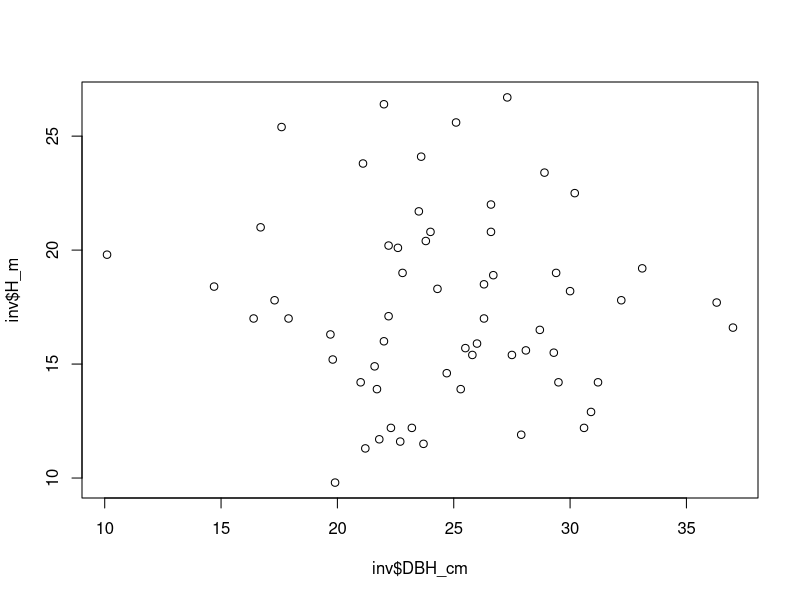
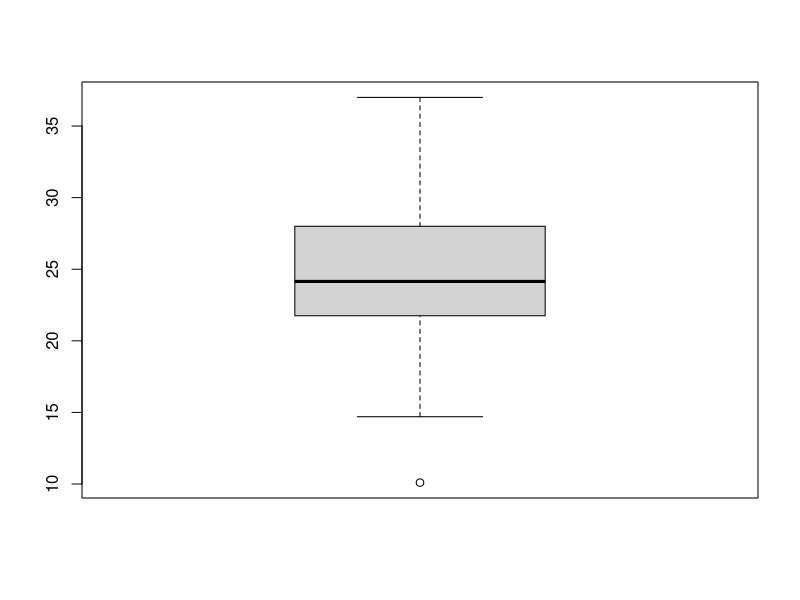
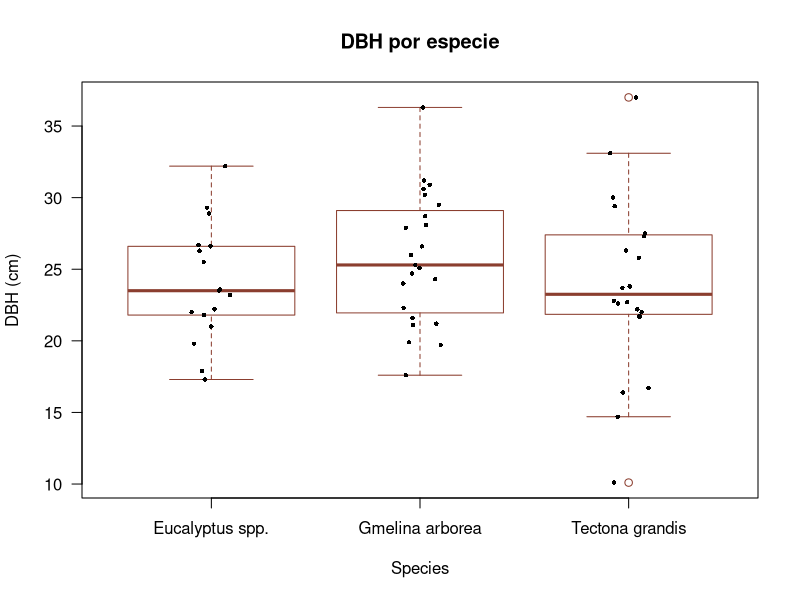
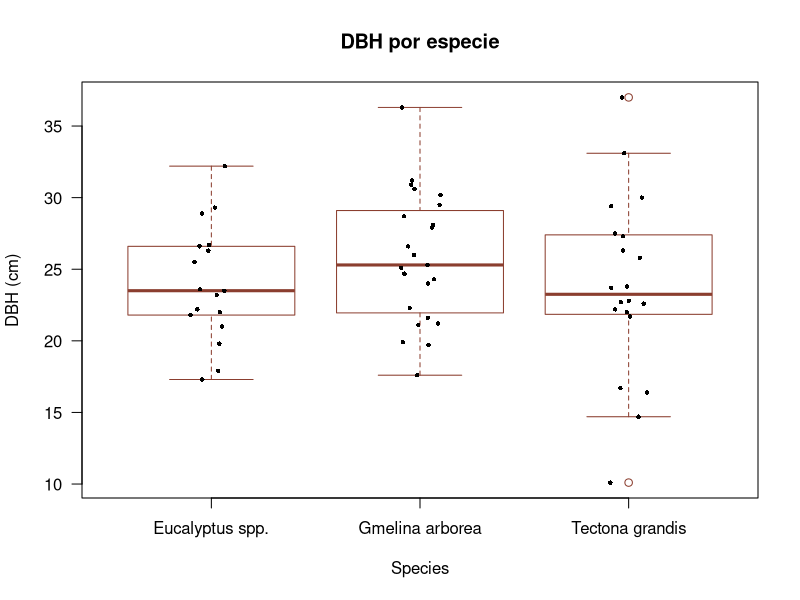

R code for these plots, in order:
############################################################
# Bioestadística con R (Forestal) — Funciones base 
# Objetivo: mostrar cómo crear, aplicar y reutilizar funciones
# usando ejemplos típicos de inventario y manejo forestal.
############################################################

# 0) Datos de ejemplo (inventario)

set.seed(123)

n <- 60

inv <- data.frame(
	Plot      = rep(paste0("P", 1:6), each = n/6),
	Species   = sample(c("Gmelina arborea", "Tectona grandis", "Eucalyptus spp."), n, replace = TRUE,
										 prob = c(0.40, 0.35, 0.25)),
	DBH_cm    = round(rnorm(n, mean = 24, sd = 6), 1),
	H_m       = round(rnorm(n, mean = 18, sd = 4), 1),
	Age_yr    = sample(4:12, n, replace = TRUE)
)

View(inv)
str(inv)
plot(inv$DBH_cm,inv$H_m)
boxplot(inv$DBH_cm)

boxplot(DBH_cm ~ Species, data = inv,				
				col = "white",
				border = "#8B3E2F",
				main = "DBH por especie",
				ylab = "DBH (cm)",
				las = 1)

stripchart(DBH_cm ~ Species, data = inv,
					 vertical = TRUE, method = "jitter",
					 pch = 16, cex = 0.6, add = TRUE)


# Evitar valores no realistas
inv$DBH_cm[inv$DBH_cm < 5] <- 10
inv$H_m[inv$H_m < 2] <- 5

boxplot(DBH_cm ~ Species, data = inv,				
				col = "white",
				border = "#8B3E2F",
				main = "DBH por especie",
				ylab = "DBH (cm)",
				las = 1)

stripchart(DBH_cm ~ Species, data = inv,
					 vertical = TRUE, method = "jitter",
					 pch = 16, cex = 0.6, add = TRUE)
# Simular mortalidad/ausencia (NA) en altura (p.ej., árbol quebrado)
inv$H_m[sample(1:n, size = 4)] <- NA

str(inv)
head(inv, 8)

# -----------------------------
# 1) Función: Validación de inventario (control de calidad)
# -----------------------------
qc_inventory <- function(df, dbh_col = "DBH_cm", h_col = "H_m") {
	if (!is.data.frame(df)) stop("df debe ser un data.frame.")
	if (!(dbh_col %in% names(df))) stop("No se encontró la columna de DAP (dbh_col).")
	if (!(h_col %in% names(df))) stop("No se encontró la columna de altura (h_col).")
	
	dbh <- df[[dbh_col]]
	h   <- df[[h_col]]
	
	issues <- list(
		n_rows          = nrow(df),
		missing_dbh     = sum(is.na(dbh)),
		missing_height  = sum(is.na(h)),
		nonpositive_dbh = sum(!is.na(dbh) & dbh <= 0),
		nonpositive_h   = sum(!is.na(h) & h <= 0),
		extreme_dbh     = sum(!is.na(dbh) & (dbh < 5 | dbh > 120)),
		extreme_h       = sum(!is.na(h) & (h < 2 | h > 70))
	)
	
	# Registros potencialmente problemáticos
	flag <- rep(FALSE, nrow(df))
	flag <- flag | is.na(dbh) | is.na(h)
	flag <- flag | (!is.na(dbh) & (dbh <= 0 | dbh < 5 | dbh > 120))
	flag <- flag | (!is.na(h)   & (h   <= 0 | h   < 2 | h   > 70))
	
	list(summary = issues, flagged_rows = df[flag, , drop = FALSE])
}

qc <- qc_inventory(inv)
qc$summary
qc$flagged_rows

# -----------------------------
# 2) Función: Área basal individual y total
#    g = pi * (dbh_m^2) / 4   [m^2 por árbol]
# -----------------------------
basal_area <- function(dbh_cm) {
	if (!is.numeric(dbh_cm)) stop("dbh_cm debe ser numérico.")
	dbh_m <- dbh_cm / 100
	g <- pi * (dbh_m^2) / 4
	return(g)
}

# Área basal por árbol
inv$G_m2 <- basal_area(inv$DBH_cm)

# Sumar área basal por parcela
G_by_plot <- tapply(inv$G_m2, inv$Plot, sum, na.rm = TRUE)
G_by_plot

G_by_plot <- round(G_by_plot, 3)
G_by_plot


# -----------------------------
# 3) Función: Volumen individual usando ecuación alométrica simple
#    V = a * (DBH^b) * (H^c)
#    Nota: aquí DBH en cm y H en m, con parámetros típicos de ejemplo.
# -----------------------------
tree_volume <- function(dbh_cm, h_m, a = 0.00008, b = 2.35, c = 1.0) {
	if (!is.numeric(dbh_cm) || !is.numeric(h_m)) stop("dbh_cm y h_m deben ser numéricos.")
	if (length(dbh_cm) != length(h_m)) stop("dbh_cm y h_m deben tener la misma longitud.")
	V <- a * ((dbh_cm/100)^b) * (h_m^c)
	return(V) # m^3 por árbol (aprox, depende de la ecuación)
}

inv$V_m3 <- tree_volume(inv$DBH_cm, inv$H_m)
summary(inv$V_m3)

# -----------------------------
# 4) Función: Agregación a hectárea (factor de expansión)
#    Si parcela_m2 es el área de parcela, el factor = 10000/parcela_m2
# -----------------------------
expand_to_ha <- function(x, plot_area_m2) {
	if (!is.numeric(x)) stop("x debe ser numérico.")
	if (!is.numeric(plot_area_m2) || length(plot_area_m2) != 1) stop("plot_area_m2 debe ser un número.")
	if (plot_area_m2 <= 0) stop("plot_area_m2 debe ser positivo.")
	factor <- 10000 / plot_area_m2
	return(x * factor)
}

plot_area_m2 <- 500  # ejemplo: parcela circular ~500 m2
V_by_plot_m3 <- tapply(inv$V_m3, inv$Plot, sum, na.rm = TRUE)
V_by_plot_m3_ha <- expand_to_ha(V_by_plot_m3, plot_area_m2)
V_by_plot_m3_ha

# -----------------------------
# 5) Función: Índice de sitio (ejemplo didáctico)
#    Modelo tipo Chapman-Richards simplificado:
#    Hdom = SI * (1 - exp(-k * Age))^p
#    Despeje de SI: SI = Hdom / (1 - exp(-k * Age))^p
# -----------------------------
site_index <- function(Hdom_m, Age_yr, k = 0.12, p = 1.4) {
	if (any(Age_yr <= 0, na.rm = TRUE)) stop("Age_yr debe ser > 0.")
	denom <- (1 - exp(-k * Age_yr))^p
	SI <- Hdom_m / denom
	return(SI)
}

# Supongamos Hdom ~ percentil 80 de alturas por parcela (dominantes)
Hdom_by_plot <- tapply(inv$H_m, inv$Plot, function(x) as.numeric(quantile(x, probs = 0.80, na.rm = TRUE)))
Age_by_plot  <- tapply(inv$Age_yr, inv$Plot, function(x) round(mean(x, na.rm = TRUE), 1))

SI_by_plot <- site_index(Hdom_by_plot, Age_by_plot)
data.frame(Plot = names(SI_by_plot), Hdom_m = Hdom_by_plot, Age_yr = Age_by_plot, SiteIndex = round(SI_by_plot, 2))

# -----------------------------
# 6) Función: Clasificación de árboles por clase diamétrica
# -----------------------------
dbh_class <- function(dbh_cm, breaks = seq(0, 60, by = 5), right = FALSE) {
	if (!is.numeric(dbh_cm)) stop("dbh_cm debe ser numérico.")
	cut(dbh_cm, breaks = breaks, right = right, include.lowest = TRUE)
}

inv$DBH_class <- dbh_class(inv$DBH_cm)
table(inv$DBH_class, useNA = "ifany")

# -----------------------------
# 7) Función: Resumen forestal por grupo (base R)
#    Devuelve N, DAP medio, H media, G total, V total (por grupo)
# -----------------------------
forest_summary <- function(df, group_col, dbh_col = "DBH_cm", h_col = "H_m",
													 g_col = "G_m2", v_col = "V_m3") {
	
	if (!is.data.frame(df)) stop("df debe ser un data.frame.")
	if (!(group_col %in% names(df))) stop("No se encontró group_col.")
	for (nm in c(dbh_col, h_col, g_col, v_col)) {
		if (!(nm %in% names(df))) stop(paste("No se encontró la columna:", nm))
	}
	
	grp <- df[[group_col]]
	
	N   <- tapply(df[[dbh_col]], grp, function(x) sum(!is.na(x)))
	Dm  <- tapply(df[[dbh_col]], grp, function(x) mean(x, na.rm = TRUE))
	Hm  <- tapply(df[[h_col]],   grp, function(x) mean(x, na.rm = TRUE))
	Gt  <- tapply(df[[g_col]],   grp, function(x) sum(x,  na.rm = TRUE))
	Vt  <- tapply(df[[v_col]],   grp, function(x) sum(x,  na.rm = TRUE))
	
	out <- data.frame(
		Group = names(N),
		N     = as.integer(N),
		DBH_mean_cm = round(as.numeric(Dm), 2),
		H_mean_m    = round(as.numeric(Hm), 2),
		G_total_m2  = round(as.numeric(Gt), 4),
		V_total_m3  = round(as.numeric(Vt), 4),
		row.names = NULL
	)
	
	# Ordenar por volumen descendente
	out <- out[order(out$V_total_m3, decreasing = TRUE), ]
	return(out)
}

# Resumen por especie
forest_summary(inv, group_col = "Species")

# Resumen por parcela
forest_summary(inv, group_col = "Plot")

# -----------------------------
# 8) Ejemplo clave: usar una función dentro de otra
#    Métrica simple de "stock" (proxy) = G_total * H_mean (solo demostración)
# -----------------------------
stand_stock_proxy <- function(df, group_col) {
	s <- forest_summary(df, group_col = group_col)
	s$StockProxy <- round(s$G_total_m2 * s$H_mean_m, 3)
	s <- s[order(s$StockProxy, decreasing = TRUE), ]
	s
}

stand_stock_proxy(inv, "Plot")

############################################################
# Fin del script
# Sugerencia didáctica
# 1) Modificar parámetros (a,b,c) de volumen
# 2) Cambiar área de parcela y comparar m3/ha
# 3) Agregar un filtro por especie antes del resumen
############################################################
